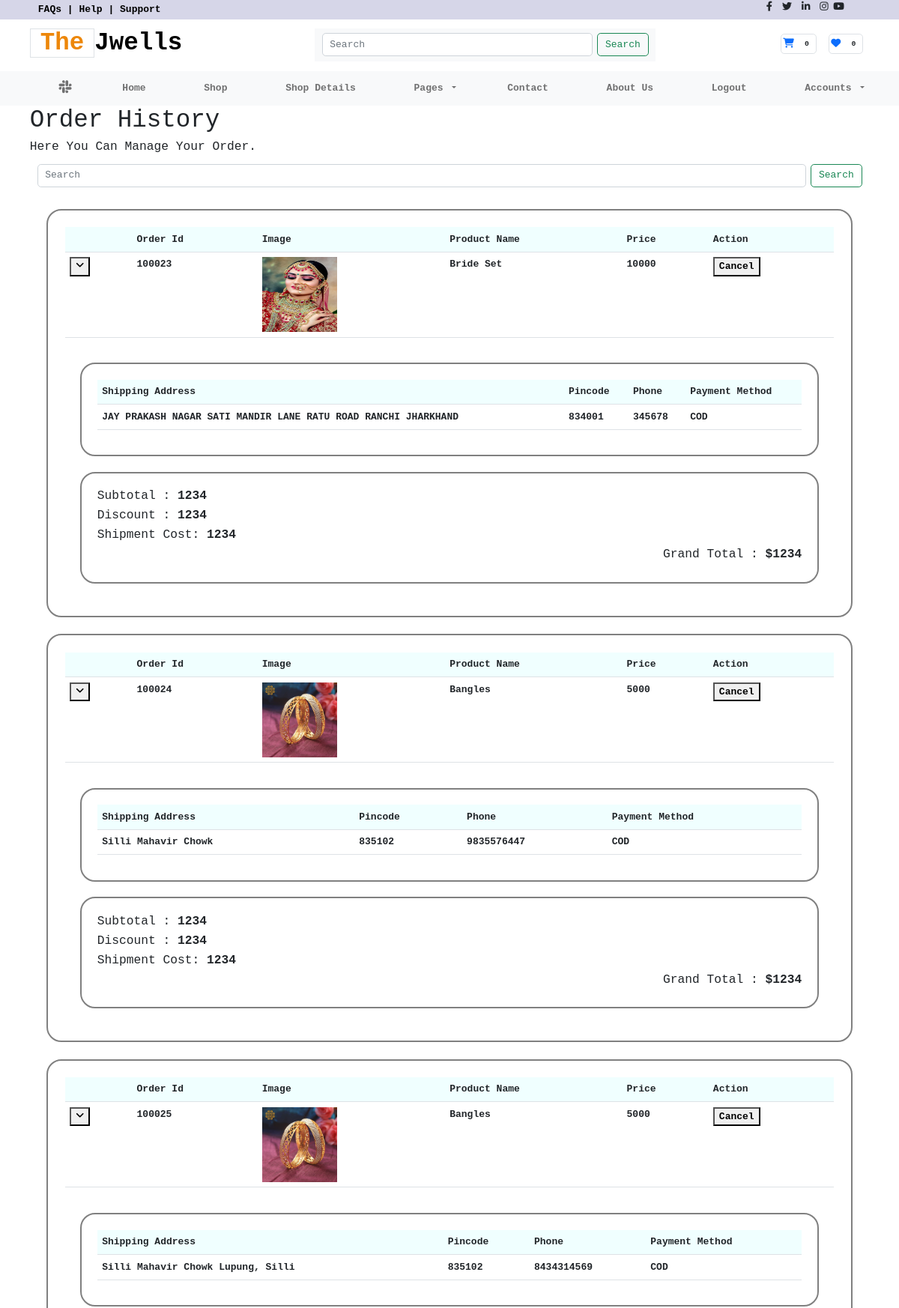
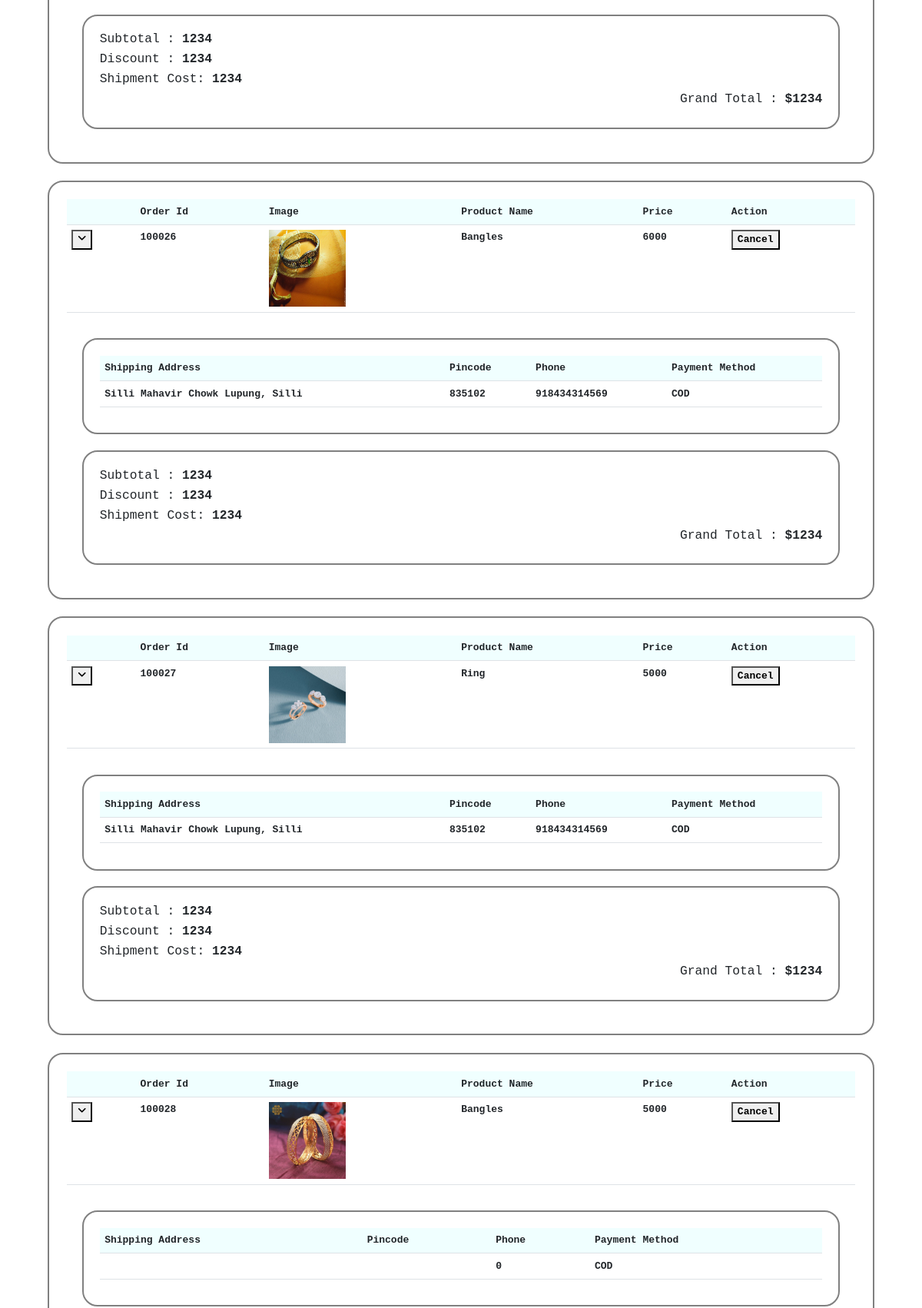
The app's page /para/my_order (signed in, upper part) with its own data (2 pictures, top to bottom).
### projectapp/models.py (models this page shows)
class Order(models.Model):
    pname= models.CharField(max_length=200)
    price=models.CharField(max_length=200)
    product_image=models.CharField(max_length=255,default='')
    address= models.CharField(max_length=200)
    pincode= models.CharField(max_length=200)
    mobile_no=models.IntegerField()
    state=models.CharField(max_length=200)
    first_name=models.CharField(max_length=200)
    last_name=models.CharField(max_length=200)
    email=models.CharField(max_length=200)
    status=models.IntegerField(default=0)
    payment_method=models.CharField(max_length=200,default='COD')
    payment_status=models.IntegerField(default=0)
    register=models.ForeignKey(Customer,on_delete=models.CASCADE,default=4)

### projectapp/views.py (the view)
# urls.py: path('my_order',views.my_order,name='my_order'),
def my_order(request):
    uid = request.session['userid']
    ord = Order.objects.filter(register_id=uid)
    data={'title':'My Order','order':ord}
    return render(request,'shop_details.html',data)

### projectapp/templates/shop_details.html (shortened to what this page needs)
{% load static %}
<!DOCTYPE html>
<html lang="en">
<body>
    {% include 'header.html' %}
    {% include 'navigation.html' %}
    <div class="details container ">
        <h1>Order History</h1>
        <h5>Here You Can Manage Your Order.</h5>
        <div class="container">
            <nav class="navbar bg-body-tertiary">
                <form class="d-flex" role="search">
                    <input class="form-control me-2" type="search" placeholder="Search" aria-label="Search">
                    <button class="btn btn-outline-success" type="submit">Search</button>
                </form>
            </nav>
        </div>
    </div>
    <div class="container">
        {% for i in order %}
        <div class="order_id" style="border: 2px solid grey;border-radius: 20px; padding:2%;margin:2%;">
            <div class="table-responsive">
                <table class="table">
                    <thead style="background-color: azure;">
                        <tr>
                            <th scope="col"></th>
                            <th scope="col">Order Id</th>
                            <th scope="col">Image</th>
                            <th scope="col">Product Name</th>
                            <th scope="col">Price</th>
                            <th scope="col">Action</th>
                        </tr>
                    </thead>
                    <tbody>
                        <tr>
                            <td><button class="hoverbtn"><i class="fa-solid fa-angle-down"></i></button>  </td>
                            <td>1000{{i.id}}</td>
                            <td><img src="../media/{{i.product_image}}" style="height: 100px;width:100px" alt=""></td>
                            <td>{{i.pname}}</td>
                            <td>{{i.price}}</td>
                            <td><button>Cancel</button></td>
                        </tr>
                    </tbody>
                </table>
            </div>
            <div class="Addresses table-responsive"
                style="border: 2px solid grey;border-radius: 20px; padding:2%;margin: 2%;">
                <table class="table">
                    <thead style="background-color: azure;">
                        <tr>
                            <th scope="col">Shipping Address</th>
                            <th scope="col">Pincode</th>
                            <th scope="col">Phone</th>
                            <th>Payment Method</th>
                        </tr>
                    </thead>
                    <tbody>
                        <tr>
                            <td>{{i.address}}</td>
                            <td>{{i.pincode}}</td>
                            <td>{{i.mobile_no}}</td>
                            <td>{{i.payment_method}}</td>
                        </tr>
                    </tbody>
                </table>
            </div>
            <div class="product table-responsive"
                style="border: 2px solid grey; border-radius: 20px; padding:2%;margin: 2%;">
                <h5>Subtotal : <span>1234</span></h5>
                <h5>Discount : <span>1234</span></h5>
                <h5>Shipment Cost: <span>1234</span></h5>
                <h5 style="float: right;">Grand Total : <span>$1234</span></h5>
            </div>
        </div>
        {% endfor %}
    </div>
</body>
</html>

### projectapp/templates/header.html (shortened to what this page needs)
{% load static %}
<head>
    <link rel="stylesheet" href="https://cdnjs.cloudflare.com/ajax/libs/font-awesome/6.4.0/css/all.min.css"
 />
    <link rel="stylesheet" href="{% static 'css/style.css' %}">
    <link href="https://cdn.jsdelivr.net/npm/bootstrap@5.2.3/dist/css/bootstrap.min.css" rel="stylesheet"
>
</head>
<body>
    <header>
        <section class="FirstNav">
            <div style="background-color:rgb(214, 214, 232);">
                <div class="row">
                    <span class="col-md-9 container-fluid nav1Left">
                        <a href="#">FAQs | </a>
                        <a href="#">Help | </a>
                        <a href="#">Support </a>
                    </span>
                    <div class="col-md-2 d-inline-flex nav1Right">
                        <a class="text-dark px-2" href="#">
                            <i class="fab fa-facebook-f"></i>
                        </a>
                        <a class="text-dark px-2" href="#">
                            <i class="fab fa-twitter"></i>
                        </a>
                        <a class="text-dark px-2" href="#">
                            <i class="fab fa-linkedin-in"></i>
                        </a>
                        <a class="text-dark px-2" href="https://www.instagram.com/accounts/login/" target="_blank">
                            <i class="fab fa-instagram"></i>
                        </a>
                        <a class="text-dark pl-2" href="#">
                            <i class="fab fa-youtube"></i>
                        </a>
                    </div>
                </div>
            </div>
        </section>
        <section>
            <div class="container SecondNav">
                <div class="row">
                    <span class="col-md-4 logo Nav2left">
                        <h1><span class="font-weight-bold border px-3 mr-1">The</span><a
                                href="#"><strong>Jwells</strong></a>
                        </h1>
                    </span>
                    <span class="col-md-5 Nav2middle">
                        <nav class="navbar bg-light">
                            <div class="container-fluid">
                                <form class="d-flex" role="search">
                                    <input class="form-control me-2" type="search" placeholder="Search"
                                        aria-label="Search">
                                    <button class="btn btn-outline-success" type="submit">Search</button>
                                </form>
                            </div>
                        </nav>
                    </span>
                    <span class="col-md-3 nav2end">
                        <a href="" class="btn border">
                            <i class="fas fa-heart text-primary"></i>
                            <span class="badge text-dark">0</span>
                        </a>
                        <a href="{% url 'cart' %}" class="btn border">
                            <i class="fas fa-shopping-cart text-primary"></i>
                            <span class="badge text-dark">0</span>
                        </a>
                    </span>
                </div>
            </div>
        </section>
    </header>

### projectapp/templates/navigation.html (shortened to what this page needs)
{% load static %}
<nav class="navbar navbar-expand-lg bg-light">
    <div class="container caraNav">
        <div class="collapse navbar-collapse justify-content-between" id="navbarSupportedContent">
            <ul class="navbar-nav me-auto mb-2 mb-lg-0 navbar-piyu">
                <li class="nav-item dropdown" style=" width:20px;">
                    <a class="nav-link " href="#" role="button" data-bs-toggle="dropdown" aria-expanded="false">
                    </a>
                </li>
                <li class="nav-item">
                    <a class="nav-link" aria-current="page" href="{% url 'index' %}">Home</a>
                </li>
                <li class="nav-item">
                    <a class="nav-link" aria-current="page" href="{% url 'shop' %}">Shop</a>
                </li>
                <li class="nav-item">
                    <a class="nav-link" href="{% url 'shop_details' %}" target="_blank">Shop
                        Details</a>
                </li>
                <li class="nav-item dropdown" style=" width: 60px;">
                    <a class="nav-link dropdown-toggle" href="#" role="button" data-bs-toggle="dropdown"
                        aria-expanded="false">
                        Pages
                    </a>
                </li>
                <li class="nav-item">
                    <a class="nav-link" href="{% url 'contact' %} ">Contact</a>
                </li>
                <li class="nav-item">
                    <a class="nav-link" href="#">About Us</a>
                </li>
                {% if 'userid' in request.session %}
                <li>
                    <a class="nav-link" href="{% url 'logout' %}">Logout</a>
                </li>
                {% else %}
                <li>
                    <a class="nav-link" href="{% url 'register' %}">Login/Register</a>
                </li>
                {% endif %}
                <li class="nav-item dropdown" style=" width: 60px;">
                    <a class="nav-link dropdown-toggle" href="#" role="button" data-bs-toggle="dropdown"
                        aria-expanded="false">
                        Accounts
                    </a>
                </li>
            </ul>
        </div>
    </div>
</nav>

### projectapp/templates/footer.html (shortened to what this page needs)
{% load static %}

### projectapp/static/css/style.css (style rules this page uses)
* { font-weight: bold; font-family: monospace; }
html,body { max-width: 100%; overflow-x: hidden; }
:root { padding: 0; margin: 0; text-decoration: none; }
.nav1Left { padding: 3px; }
.nav1Left>a { color: #000; display: inline; text-decoration: none; }
.nav1Right { width: 100%; }
.SecondNav { margin: 1%; }
.nav2end>a { margin: 3%; padding: 1%; float: right; }
ul.navbar-piyu { width: 100%; display: flex; justify-content: space-around; }
.logo>h1>span { color: rgb(237, 135, 10); border: 1px solid brown; }
.logo>h1>a { color: black; text-decoration: none; }
.d-flex { width: 100%; }
.dropdown { display: inline-block; text-decoration: none; }
.dropdown { position: absolute; display: inline-block; width: 100%; }

### records on screen
Order: id "23", product_image (picture), pname "Bride Set", price "10000", address "JAY PRAKASH NAGAR SATI MANDIR LANE RATU ROAD RANCHI JHARKHAND", pincode "834001", mobile_no "345678", payment_method "COD"
Order: id "24", product_image (picture), pname "Bangles", price "5000", address "Silli Mahavir Chowk", pincode "835102", mobile_no "9835576447", payment_method "COD"
Order: id "25", product_image (picture), pname "Bangles", price "5000", address "Silli Mahavir Chowk Lupung, Silli", pincode "835102", mobile_no "8434314569", payment_method "COD"
Order: id "26", product_image (picture), pname "Bangles", price "6000", address "Silli Mahavir Chowk Lupung, Silli", pincode "835102", mobile_no "918434314569", payment_method "COD"
Order: id "27", product_image (picture), pname "Ring", price "5000", address "Silli Mahavir Chowk Lupung, Silli", pincode "835102", mobile_no "918434314569", payment_method "COD"
Order: id "28", product_image (picture), pname "Bangles", price "5000", mobile_no "0", payment_method "COD"
